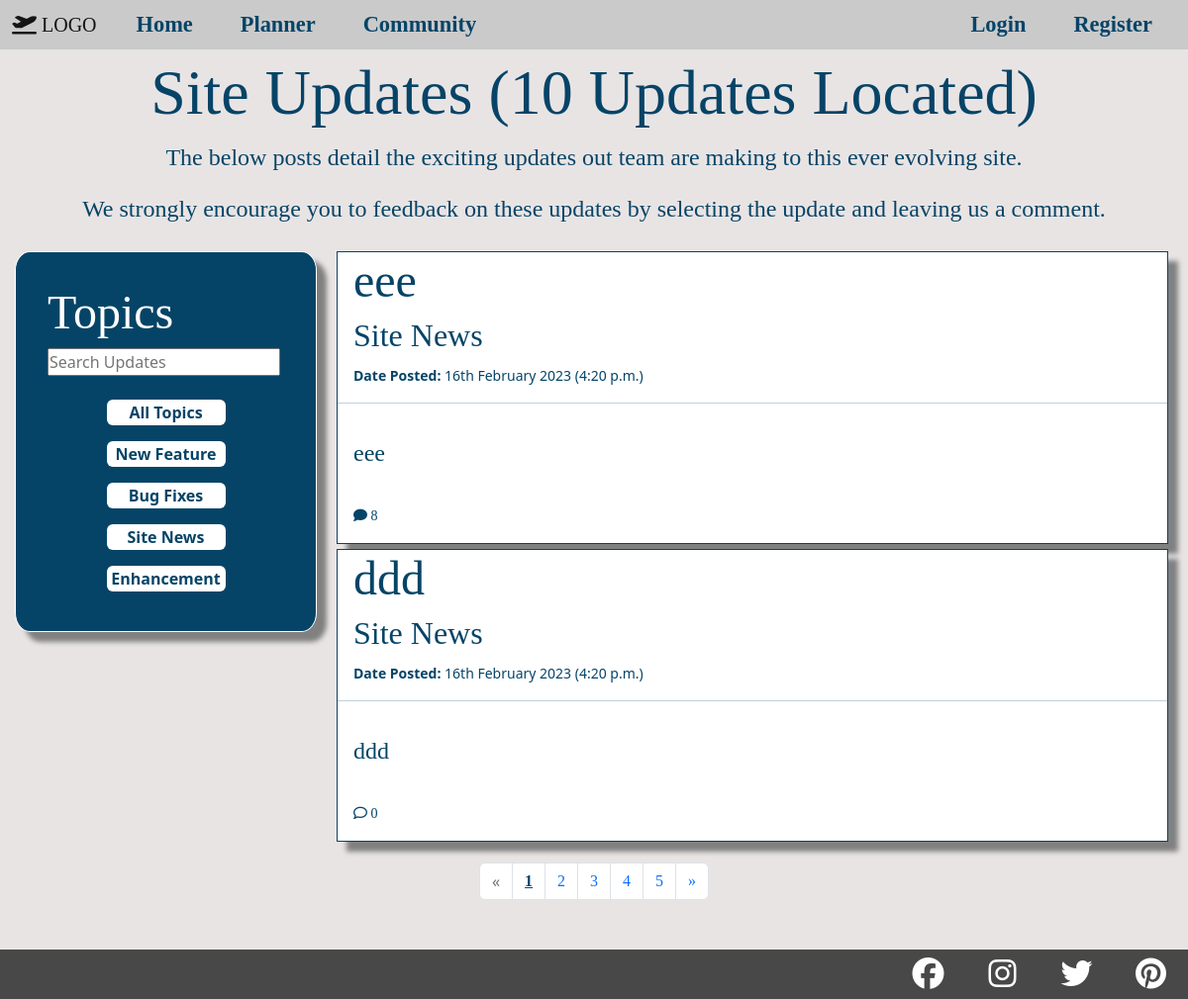
Page /updates/ on the committed database.
### site_updates/models.py (models this page shows, shortened)
class UpdateCatagory(models.Model):
    topic_catagory = models.CharField(max_length=100)
    def __str__(self):
        return self.topic_catagory

class Update(models.Model):
    topic = models.ForeignKey(UpdateCatagory, on_delete=models.CASCADE)
    title = models.CharField(max_length=100)
    content = models.TextField()
    update_image = models.ImageField(default=None, upload_to='media/update_pics/', blank=True)
    published_on = models.DateTimeField(auto_now_add=True)
    status = models.IntegerField(choices=STATUS, default=0)
    class Meta:
        ordering = ('-published_on',)

### site_updates/views.py (the view)
# urls.py: path('', AdminUpdatesListView.as_view(), name="all-admin-updates"),
class AdminUpdatesListView(View):
    def get(self, request):
        topics = UpdateCatagory.objects.all()
        if request.GET.get('q') is not None:
            q = request.GET.get('q')
        else:
            q = ""
        update_list_published = Update.objects.filter(status=1)
        update_list = update_list_published.filter(
            Q(topic__topic_catagory__icontains=q) |
            Q(title__icontains=q)
            )
        topic_items = update_list.count()
        updates = update_list
        if q == "":
            page = request.GET.get('page', 1)
            paginator = Paginator(update_list, 2)
            try:
                updates = paginator.page(page)
            except PageNotAnInteger:
                updates = paginator.page(1)
            except EmptyPage:
                updates = paginator.page(paginator.num_pages)
        return render(
            request,
            "site_updates/admin-updates.html",
            {
                "updates": updates,
                "topics": topics,
                "topic_items": topic_items,
                "all_published_updates": update_list_published,
            }
        )

### site_updates/templates/site_updates/admin-updates.html (shortened to what this page needs)
{% extends "home/base.html" %}
{% block content %}
    <div class="updates-page">
        <div class="text-center updates-title-section">
            {% if topic_items != 0 %}
                {% if topic_items == 1 %}
                    <h1>Site Updates ({{topic_items}} Update Located)</h1>
                    <p>The below posts detail the exciting updates out team are making to this ever evolving site.</p>
                    <p>We strongly encourage you to feedback on these updates by selecting the update and leaving us a comment.</p>
                {% else %}
                    <h1>Site Updates ({{topic_items}} Updates Located)</h1>
                    <p>The below posts detail the exciting updates out team are making to this ever evolving site.</p>
                    <p>We strongly encourage you to feedback on these updates by selecting the update and leaving us a comment.</p>
                {% endif %}
            {% else %}
                <h1>Site Updates (None Found)</h1>
                <p>Unfortunatly we do not have any updates matching your search parameters.</p>
                <p>Please try again or simply select the topic you wish to search from the available options.</p>
            {% endif %}
        </div>
    </div>
    <div class="d-lg-flex">
        <div class="topic-filter-container">
                <h3 class="m-2">Topics</h3>
                <form class="m-2" method="GET" action="{% url 'all-admin-updates' %}">
                    <input type="text" name="q" placeholder="Search Updates" />
                </form>
            <div class="p-2 d-flex justify-content-evenly flex-wrap">
                <div>
                    <a class="btn m-2 p-2 p-lg-0" href="{% url 'all-admin-updates' %}">All Topics </a>
                </div>
                {% for topic in topics %}
                <div>
                    <a class="btn m-2 p-2 p-lg-0"  href="{% url 'all-admin-updates' %}?q={{ topic.topic_catagory }}">{{ topic }}</a>
                </div>
                {% endfor %}
            </div>
        </div>
        <div>
            {% if topic_items != 0 %}
                {% for update in updates %}
                    <div class="update-container">
                        <div class="update-container-title">
                            <div class="ms-3">
                                <a href="{% url 'admin-update-detail' update.id %}"><h3>{{ update.title }}</h3></a>
                                <div>
                                    <h5>{{ update.topic}}</h5>
                                    <small><strong>Date Posted:</strong> {{ update.published_on|date:"dS F Y (P)" }}</small>
                                </div>
                            </div>
                        </div>
                        <hr>
                        <div class="update-body">
                            <p class="p-3">{{ update.content }}</p>
                            <div class="m-3">
                                {% if update.updatecomment_set.all.count == 0 %}
                                    <a href="{% url 'admin-update-detail' update.id %}">
                                        <small><strong><i class="fa-regular fa-comment"></i></strong>&nbsp;{{ update.updatecomment_set.all.count }}</small>
                                    </a>
                                {% else %}
                                    <a href="{% url 'admin-update-detail' update.id %}">
                                        <small><strong><i class="fa-solid fa-comment"></i></strong>&nbsp;{{ update.updatecomment_set.all.count }}</small>
                                    </a>
                                {% endif %}
                            </div>
                        </div>
                    </div>
                {% endfor %}
            {% else %}
                <div class="update-container not-found-img"></div>
            {% endif %}
        </div>
    </div>
        {% if updates.has_other_pages %}
        <nav class="buffer-site-updates">
            <ul class="pagination justify-content-center mt-3">
                {% if updates.has_previous %}
                    <li>
                        <a class="page-link" href="?page={{ updates.previous_page_number }}" aria-label="Previous">
                        <span aria-hidden="true">&laquo;</span>
                        </a>
                    </li>
                {% else %}
                    <li class="page-item disabled">
                        <span class="page-link" aria-hidden="true">&laquo;</span>
                    </li>
                {% endif %}
                {% for update in updates.paginator.page_range %}
                {% if updates.number == update %}
                    <li class="page-item active-page-item"><a class="page-link active-page-link" href="#"><strong>{{ update }}</strong></a></li>
                {% else %}
                    <li class="page-item"><a class="page-link" href="?page={{ update }}">{{ update }}</a></li>
                {% endif %}
                {% endfor %}
                {% if updates.has_next %}
                    <li class="page-item">
                        <a class="page-link" href="?page={{ updates.next_page_number }}" aria-label="Next">
                        <span aria-hidden="true">&raquo;</span>
                        </a>
                    </li>
                {% else %}
                    <li class="page-item disabled">
                        <span class="page-link" aria-hidden="true">&raquo;</span>
                    </li>
                {% endif %}
            </ul>
        </nav>
        {% else %}
            <div class="buffer-site-updates"></div>
        {% endif %}
{% endblock content %}

### static/css/main.css (style rules this page uses)
* { padding: 0; margin: 0; box-sizing: border-box; }
h1, h2, h3, h4, h5, h6 { font-family: 'Lora', serif; }
a { font-family: 'Lora', serif; }
p, .comments-txt { font-family: 'Merriweather', serif; }
@media (min-width: 768px) { h1 { font-size: 350%; } }
@media (min-width: 768px) { h3 { font-size: 250%; } }
@media (min-width: 768px) { h5 { font-size: 160%; } }
@media (min-width: 768px) { p, .comments-txt { font-size: 140%; } }
@media (min-width: 992px) { h1 { font-size: 400%; } }
@media (min-width: 992px) { h3 { font-size: 300%; } }
@media (min-width: 992px) { h5 { font-size: 200%; } }
@media (min-width: 992px) { p, .comments-txt { font-size: 150%; } }
.updates-page { margin: 40px 10px 20px 10px; }
.updates-title-section { color: rgb(6, 68, 103); }
.update-container { border: 1px solid rgb(6, 68, 103); box-shadow: 10px 10px 5px grey; color: rgb(6, 68, 103); background-color: white; margin: 5px 20px 5px 5px; width: 70vw; }
.update-container a { text-decoration: none; color: rgb(6, 68, 103); }
.update-container-title { display: flex; }
.topic-filter-container { border: 1px solid white; background-color: rgb(6, 68, 103); box-shadow: 10px 10px 5px grey; color: white; border-radius: 5%; margin: 5px 15px; padding: 2%; height: 100%; }
.topic-filter-container a { color: white; text-decoration: none; }
.topic-filter-container .btn { width: 120px; background-color: white; color: rgb(6, 68, 103); font-weight: 700; }
.page-item { z-index: 0; }
.page-link { z-index: 0; }
.active-page-link { color: rgb(6, 68, 103); text-decoration: underline; }
.buffer-site-updates { margin-bottom: 100px; }

### site_updates/templates/site_updates/admin-updates.html (style rules this page uses)
body { background-color: #e9e4e4; }

### rows in the picture
UpdateCatagory: topic_catagory "New Feature"
UpdateCatagory: topic_catagory "Bug Fixes"
UpdateCatagory: topic_catagory "Site News"
UpdateCatagory: topic_catagory "Enhancement"
Update: title "eee", topic "Site News", published_on "16th February 2023 (4:20 p.m.)", content "eee", updatecomment_set.all.count "8"
Update: title "ddd", topic "Site News", published_on "16th February 2023 (4:20 p.m.)", content "ddd", updatecomment_set.all.count "0"

### other values in the picture
{{ topic_items }} "10"
{{ update }} "1"
{{ update }} "2" "3" "4" "5"
